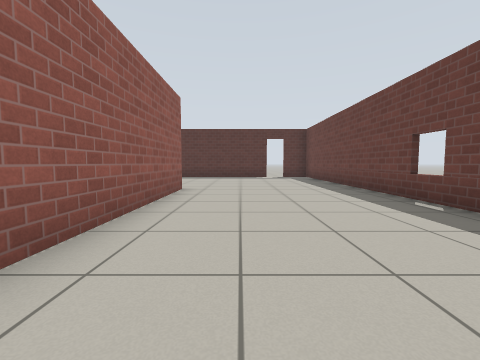
[1] (above)

22 first-person views from a walk through a Gazebo world. The camera is 0.72 m above the floor, tilts 4° down and sees 90° across. The floor is counted in squares, 1 m on a side. Each view is taken from the middle of a square. On the plan, view 1 faces up. The plan holds only what a view shows up to about 9 squares ahead; the rest is blank. Simple patterns stand in for the simulator's built-in surfaces.

[2]
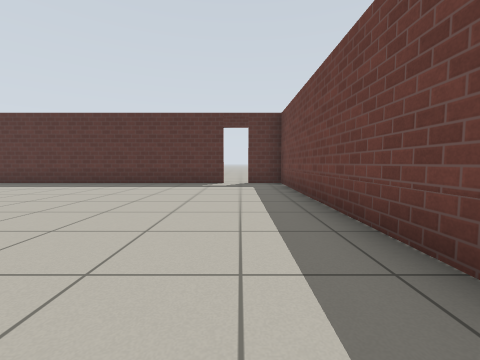

[3]
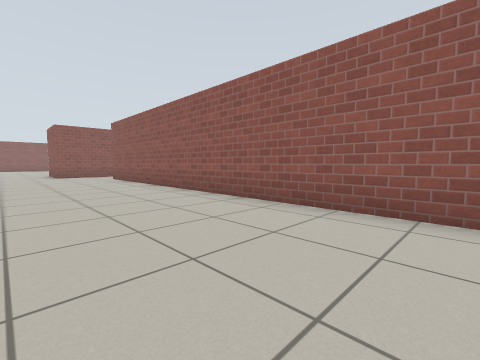

[4]
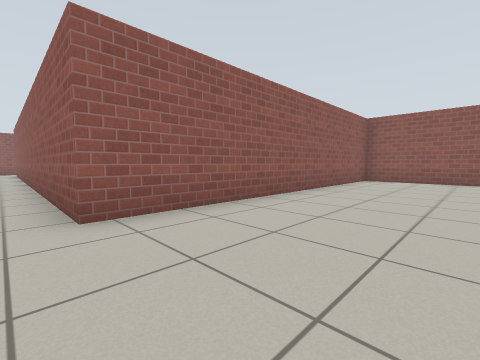

[5]
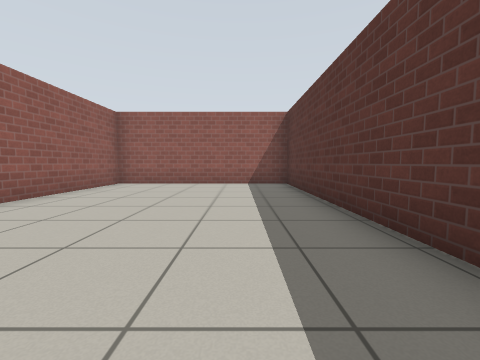

[6]
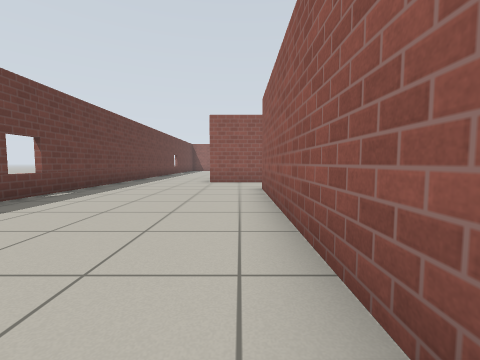

[7]
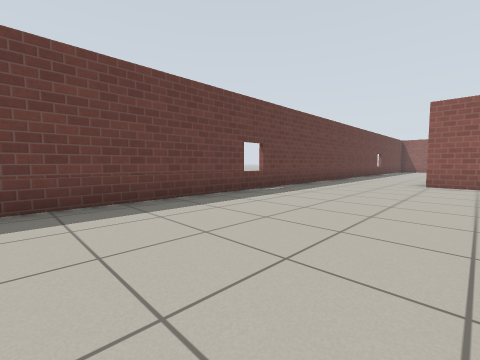

[8]
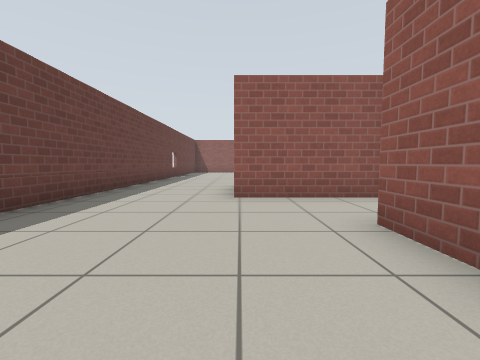

[9]
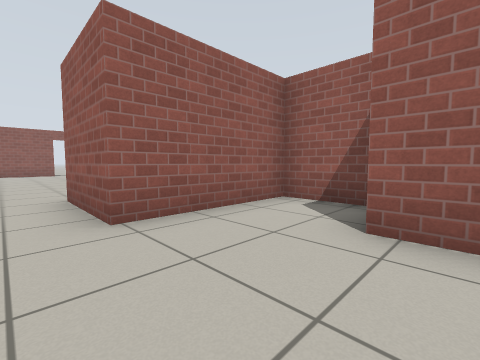

[10]
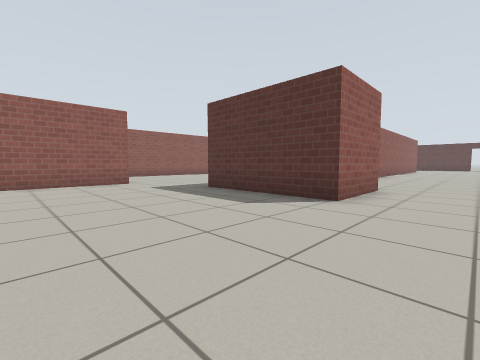

[11]
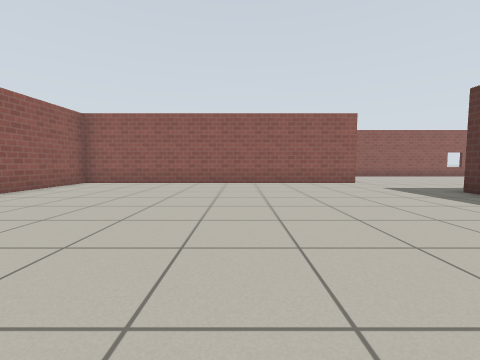

[12]
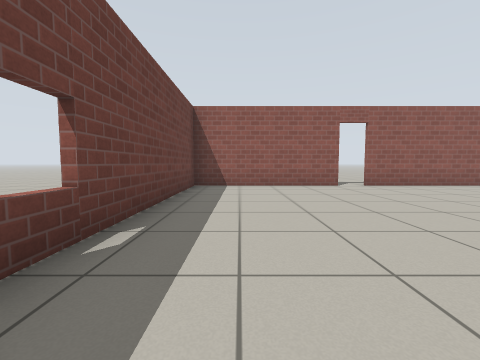

[13]
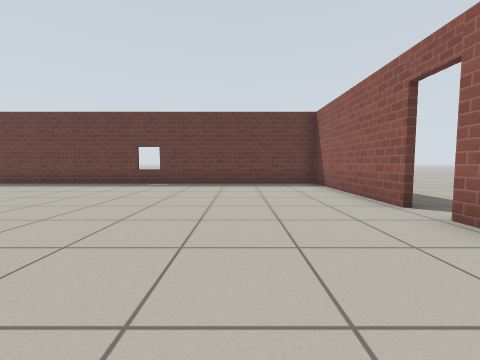

[14]
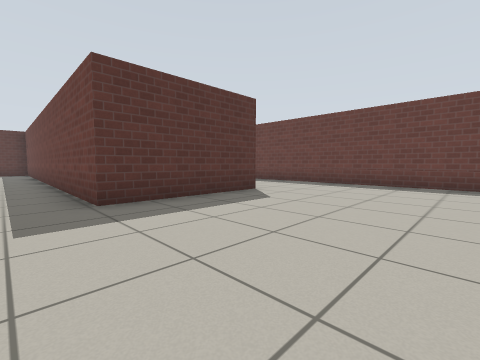

[15]
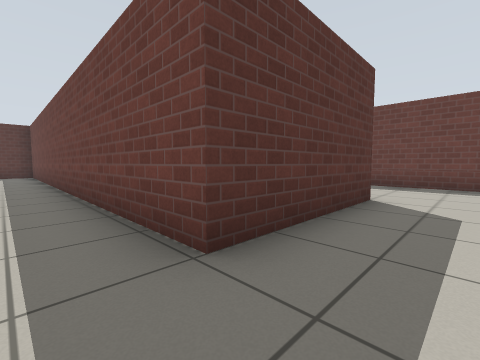

[16]
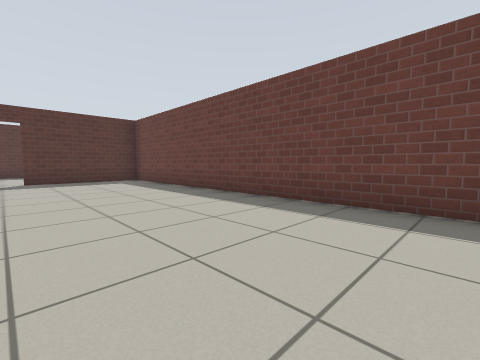

[17]
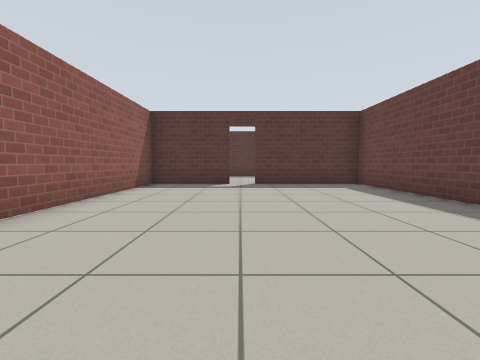

[18]
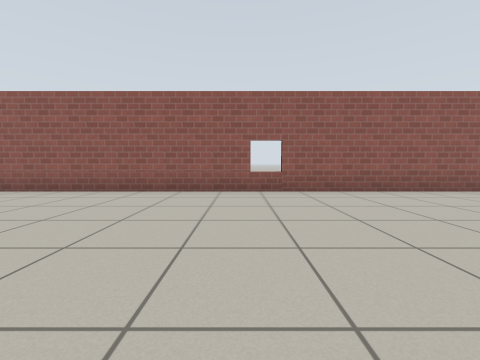

[19]
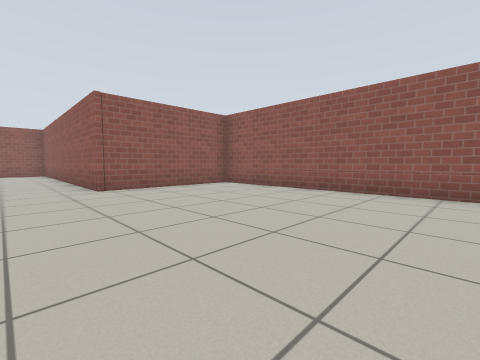

[20]
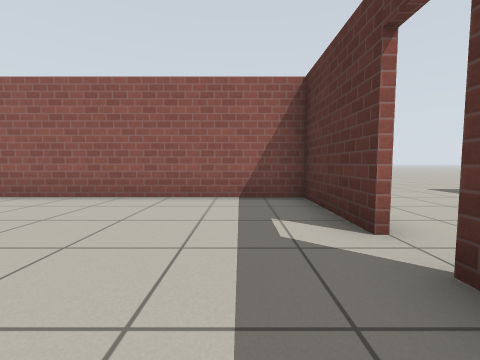

[21]
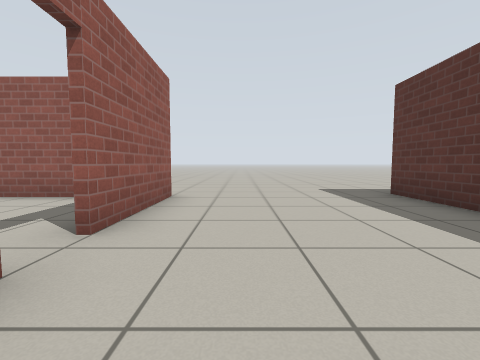

[22]
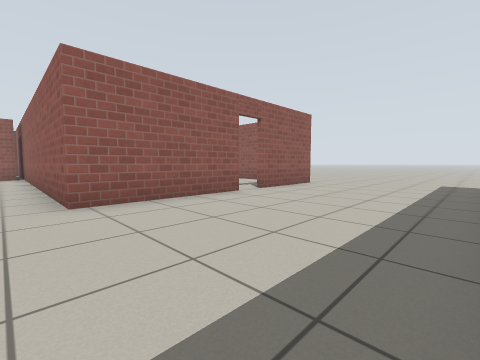

### Floor plan
Ten units are one square. View 1 is at (0, 0); x grows to the right and y downward. Boxes are objects, and circles mark ways between rooms. Rooms are numbered by the first view taken in them; rooms with no view inside come last. Other rooms are left out.
<svg viewBox="-130 -135 170 380">
<path fill="none" stroke="#000" d="M35 -34 35 -127 22 -127M15 -127 -115 -127 -115 -67 -16 -67 -16 79M-33 83 -33 100 1 100M35 96 35 9M-12 237 35 237 35 96M-67 138 -67 237 -20 237M1 100 1 125 -39 125M-83 -14 -111 -14 -111 138 -67 138M-39 125 -39 -14 -75 -14M-75 -15 -37 -15 -37 61M-95 -66 -116 -66M-113 -15 -83 -15"/>
<circle cx="15" cy="100" r="3" fill="#2a7"/>
<circle cx="-55" cy="125" r="3" fill="#2a7"/>
<circle cx="-80" cy="-10" r="3" fill="#2a7"/>
<text x="-10" y="-40">1</text>
<text x="-20" y="180">2</text>
<text x="-80" y="60">3</text>
<text x="-80" y="-40">4</text>
</svg>
Room 1 opens to room 2. Room 2 opens to room 3. Room 3 opens to room 4.

Where each view was taken, in squares from view 1:
view 1: 0 up, 0 right, facing up
view 2: 4 up, 2 right, facing up
view 3: 4 up, 2 right, facing down-left
view 4: 10 up, 1 left, facing down-left
view 5: 11 up, 3 left, facing left
view 6: 1 down, 1 left, facing down
view 7: 1 down, 1 left, facing down-right
view 8: 5 down, 0 right, facing down
view 9: 7 down, 1 right, facing down-left
view 10: 17 down, 2 right, facing up-left
view 11: 18 down, 2 right, facing left
view 12: 16 down, 2 right, facing down
view 13: 21 down, 5 left, facing right
view 14: 17 down, 5 left, facing up-right
view 15: 14 down, 5 left, facing up-right
view 16: 9 down, 8 left, facing up-right
view 17: 7 down, 8 left, facing up
view 18: 7 down, 5 left, facing left
view 19: 7 down, 5 left, facing down-left
view 20: 0 up, 6 left, facing left
view 21: 3 up, 6 left, facing left
view 22: 6 up, 3 left, facing down-left
